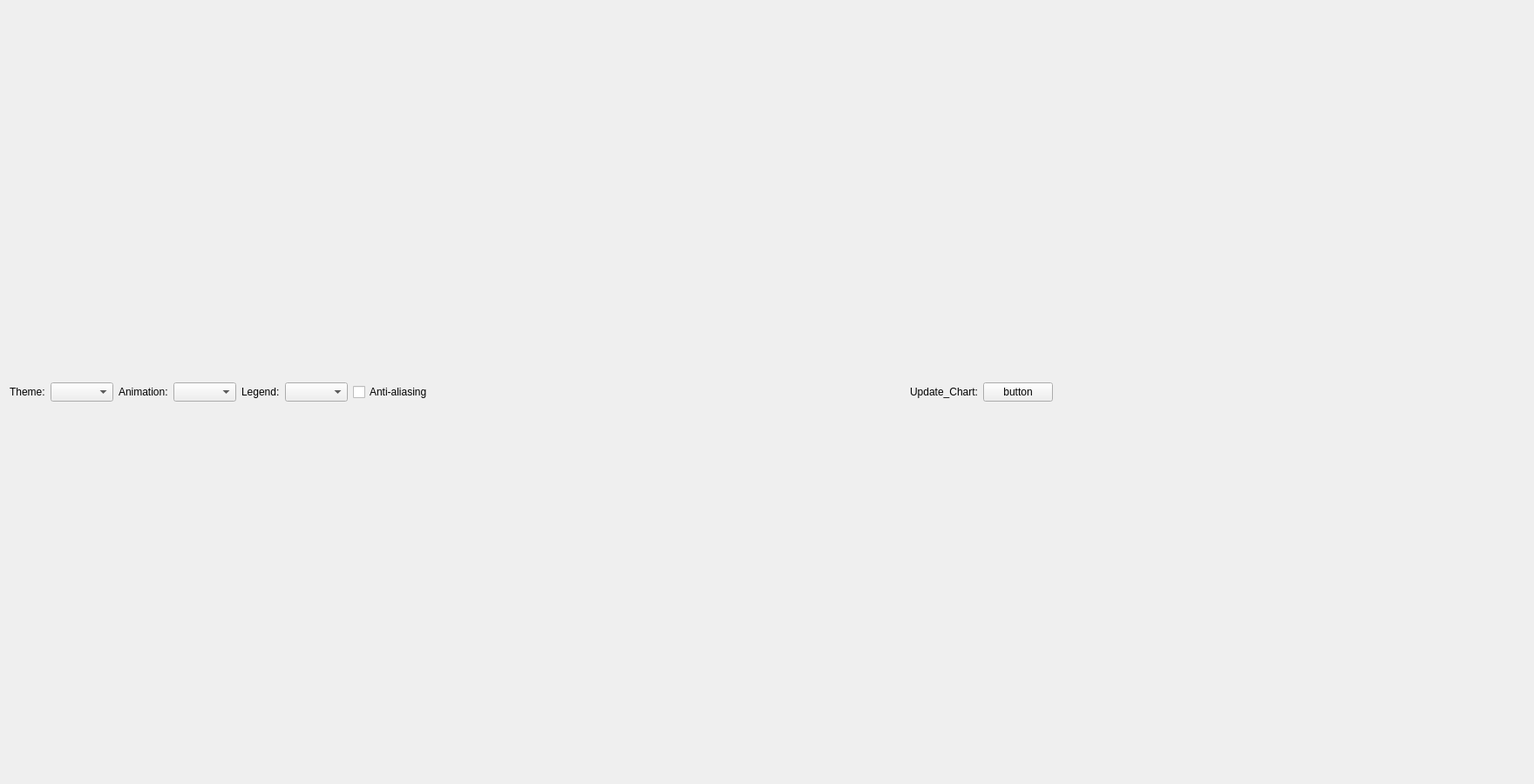
<?xml version="1.0" encoding="UTF-8"?>
<ui version="4.0">
 <class>dataface</class>
 <widget class="QWidget" name="dataface">
  <property name="windowModality">
   <enum>Qt::NonModal</enum>
  </property>
  <property name="geometry">
   <rect>
    <x>0</x>
    <y>0</y>
    <width>1760</width>
    <height>900</height>
   </rect>
  </property>
  <property name="windowTitle">
   <string>Form</string>
  </property>
  <layout class="QGridLayout" name="gridLayout">
   <item row="0" column="0">
    <layout class="QHBoxLayout" name="horizontalLayout">
     <property name="spacing">
      <number>6</number>
     </property>
     <property name="leftMargin">
      <number>0</number>
     </property>
     <property name="topMargin">
      <number>0</number>
     </property>
     <property name="rightMargin">
      <number>0</number>
     </property>
     <property name="bottomMargin">
      <number>0</number>
     </property>
     <item>
      <widget class="QLabel" name="themeLabel">
       <property name="text">
        <string>Theme:</string>
       </property>
      </widget>
     </item>
     <item>
      <widget class="QComboBox" name="themeComboBox"/>
     </item>
     <item>
      <widget class="QLabel" name="animatedLable">
       <property name="text">
        <string>Animation:</string>
       </property>
      </widget>
     </item>
     <item>
      <widget class="QComboBox" name="animatedComboBox"/>
     </item>
     <item>
      <widget class="QLabel" name="legendLable">
       <property name="text">
        <string>Legend:</string>
       </property>
      </widget>
     </item>
     <item>
      <widget class="QComboBox" name="legendComboBox"/>
     </item>
     <item>
      <widget class="QCheckBox" name="antialiasCheckBox">
       <property name="text">
        <string>Anti-aliasing</string>
       </property>
      </widget>
     </item>
     <item>
      <spacer name="horizontalSpacer_2">
       <property name="orientation">
        <enum>Qt::Horizontal</enum>
       </property>
       <property name="sizeHint" stdset="0">
        <size>
         <width>40</width>
         <height>20</height>
        </size>
       </property>
      </spacer>
     </item>
     <item>
      <widget class="QLabel" name="label">
       <property name="text">
        <string>Update_Chart:</string>
       </property>
      </widget>
     </item>
     <item>
      <widget class="QPushButton" name="Updata_Button">
       <property name="text">
        <string>button</string>
       </property>
       <property name="checkable">
        <bool>false</bool>
       </property>
       <property name="checked">
        <bool>false</bool>
       </property>
      </widget>
     </item>
     <item>
      <spacer name="horizontalSpacer">
       <property name="orientation">
        <enum>Qt::Horizontal</enum>
       </property>
       <property name="sizeHint" stdset="0">
        <size>
         <width>40</width>
         <height>20</height>
        </size>
       </property>
      </spacer>
     </item>
    </layout>
   </item>
  </layout>
 </widget>
 <resources/>
 <connections>
  <connection>
   <sender>themeComboBox</sender>
   <signal>currentIndexChanged(int)</signal>
   <receiver>dataface</receiver>
   <slot>updateUI()</slot>
   <hints>
    <hint type="sourcelabel">
     <x>94</x>
     <y>449</y>
    </hint>
    <hint type="destinationlabel">
     <x>879</x>
     <y>449</y>
    </hint>
   </hints>
  </connection>
  <connection>
   <sender>legendComboBox</sender>
   <signal>currentIndexChanged(int)</signal>
   <receiver>dataface</receiver>
   <slot>updateUI()</slot>
   <hints>
    <hint type="sourcelabel">
     <x>369</x>
     <y>449</y>
    </hint>
    <hint type="destinationlabel">
     <x>879</x>
     <y>449</y>
    </hint>
   </hints>
  </connection>
  <connection>
   <sender>antialiasCheckBox</sender>
   <signal>toggled(bool)</signal>
   <receiver>dataface</receiver>
   <slot>updateUI()</slot>
   <hints>
    <hint type="sourcelabel">
     <x>459</x>
     <y>449</y>
    </hint>
    <hint type="destinationlabel">
     <x>879</x>
     <y>449</y>
    </hint>
   </hints>
  </connection>
  <connection>
   <sender>animatedComboBox</sender>
   <signal>currentIndexChanged(int)</signal>
   <receiver>dataface</receiver>
   <slot>updateUI()</slot>
   <hints>
    <hint type="sourcelabel">
     <x>240</x>
     <y>449</y>
    </hint>
    <hint type="destinationlabel">
     <x>879</x>
     <y>449</y>
    </hint>
   </hints>
  </connection>
  <connection>
   <sender>Updata_Button</sender>
   <signal>pressed()</signal>
   <receiver>dataface</receiver>
   <slot>updateUI()</slot>
   <hints>
    <hint type="sourcelabel">
     <x>1156</x>
     <y>449</y>
    </hint>
    <hint type="destinationlabel">
     <x>879</x>
     <y>449</y>
    </hint>
   </hints>
  </connection>
 </connections>
 <designerdata>
  <property name="gridDeltaX">
   <number>5</number>
  </property>
  <property name="gridDeltaY">
   <number>5</number>
  </property>
  <property name="gridSnapX">
   <bool>true</bool>
  </property>
  <property name="gridSnapY">
   <bool>true</bool>
  </property>
  <property name="gridVisible">
   <bool>false</bool>
  </property>
 </designerdata>
 <slots>
  <slot>updateUI()</slot>
 </slots>
</ui>
